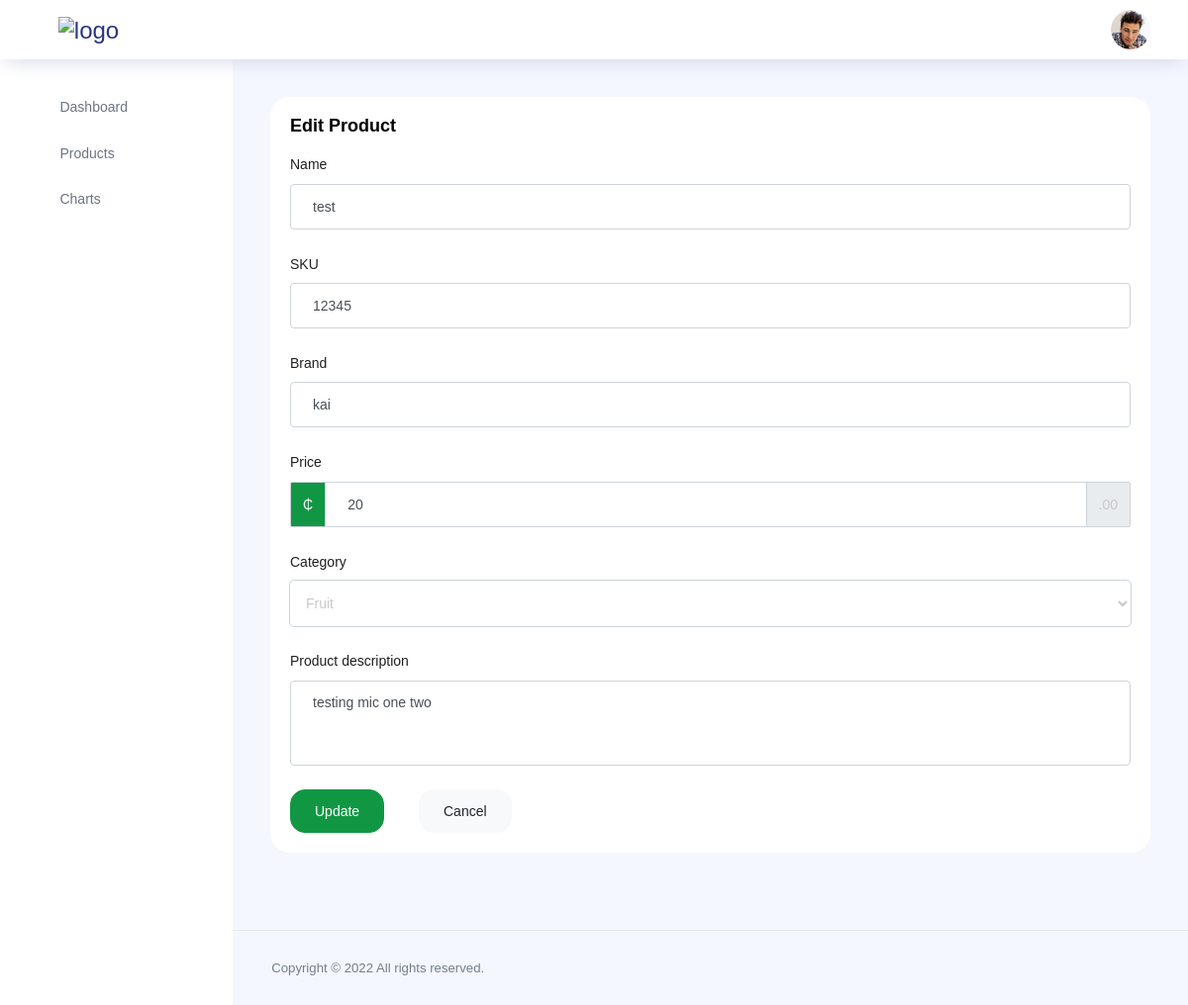
Before: /edit/2/ with the older database file.
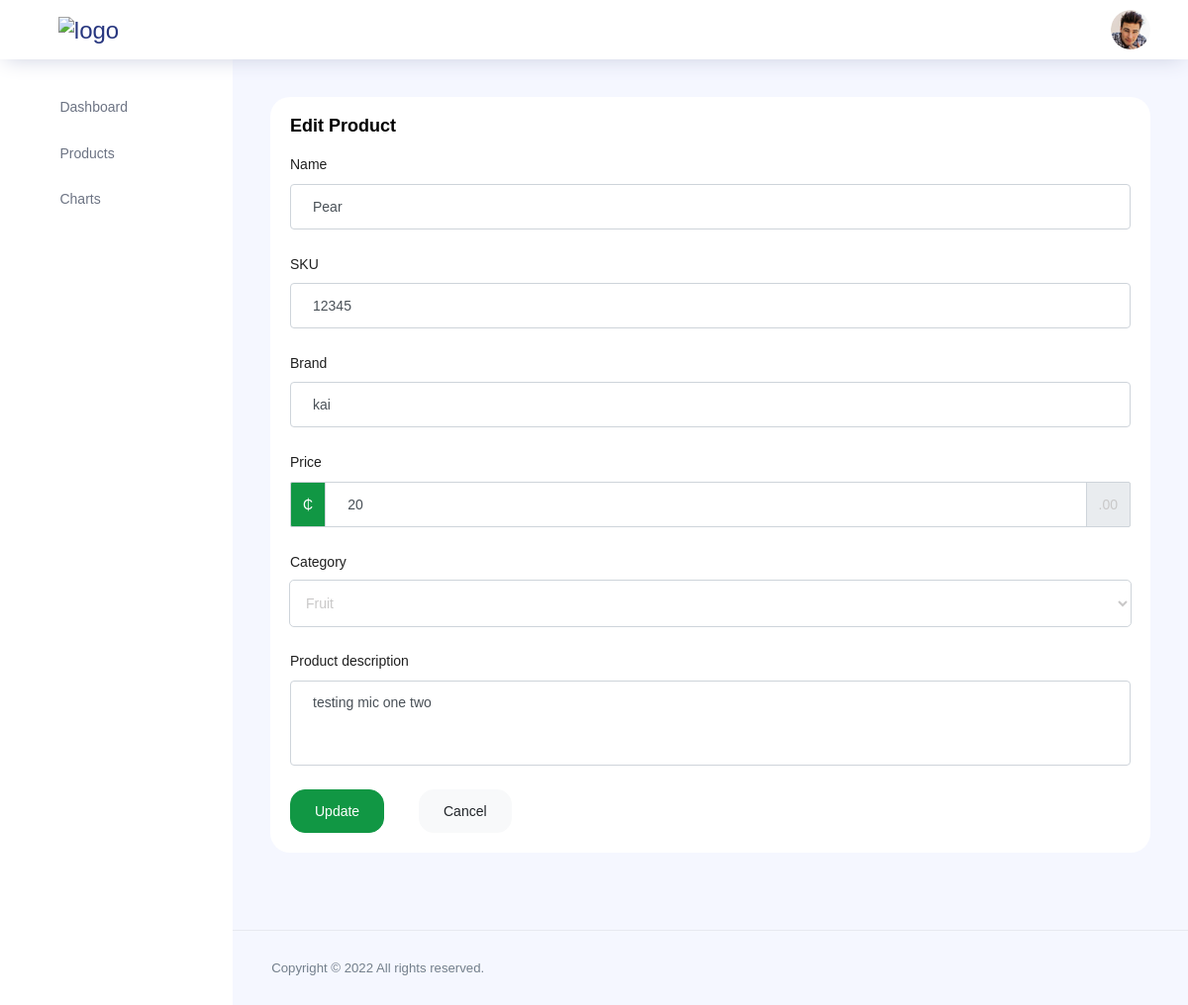
After: the same page with the newer database file.
### main/models.py (models this page shows, shortened)
class product(models.Model):
    title = models.CharField(null=True,blank=True,max_length=400)
    desc = models.CharField(null=True,blank=True,max_length=700)
    sku = models.CharField(null=True,blank=True,max_length=20)
    brand = models.CharField(null=True,blank=True,max_length=500)
    price = models.CharField(null=True,blank=True,max_length=20)
    image = models.ImageField(upload_to='product_images')
    cat = models.CharField(null=True,blank=True,max_length=20)
    seller = models.ForeignKey(AUTH_USER_MODEL,on_delete=models.CASCADE)
    score = models.IntegerField(null=True,blank=True,default=0)
    added_on = models.DateTimeField(auto_now_add=True)

### seller/views.py (the view, shortened to what this page needs)
# urls.py: path('edit/<int:pid>/',views.edit, name="edit")
def edit(request,pid):
    context={}
    allcat = categorie.objects.all()
    context["allcat"] = allcat
    theproduct = product.objects.get(id=pid)
    if theproduct is not None:
        context["pro"] = theproduct
    else:
        print("Did not get the product")
    return render(request,"editproduct.html",context)

### seller/templates/editproduct.html (shortened to what this page needs)
{% extends 'basetemp.html' %}
{% block content %}
      <div class="main-panel">
        <div class="content-wrapper">
          <div class="row">
            <div class="col-12 grid-margin stretch-card">
              <div class="card">
                <div class="card-body">
                  <h4 class="card-title">Edit Product</h4>
                  <form class="forms-sample" method="post" action="" enctype="multipart/form-data">
                    <div class="form-group">
                      <label for="exampleInputName1">Name</label>
                      <input type="text" class="form-control" id="exampleInputName1" name="title" value={{pro.title}}>
                    </div>
                    <div class="form-group">
                        <label for="exampleInputName2">SKU</label>
                        <input type="text" class="form-control" id="exampleInputName1" Value={{pro.sku}} name="sku">
                    </div>
                    <div class="form-group">
                        <label for="exampleInputName3">Brand</label>
                        <input type="text" class="form-control" id="exampleInputName1" value={{pro.brand}} name="brand">
                    </div>
                    <div class="form-group">
                        <label for="theprice">Price</label>
                        <div class="input-group">
                          <div class="input-group-prepend">
                            <span class="input-group-text bg-primary text-white">&#8373;</span>
                          </div>
                          <input type="number" class="form-control" id="theprice" value={{pro.price}} name="price">
                          <div class="input-group-append">
                            <span class="input-group-text">.00</span>
                          </div>
                        </div>
                      </div>
                    <div class="form-group">
                      <label for="exampleSelectGender">Category</label>
                        <select class="form-control" id="exampleSelectGender" name="cat" >
                            <option class="selected" value={{pro.cat}}>{{pro.cat}}</option>
                        </select>
                      </div>
                    <div class="form-group">
                      <label for="exampleTextarea1">Product description</label>
                      <textarea class="form-control" id="exampleTextarea1" rows="4" name="desc">{{pro.desc}}</textarea>
                    </div>
                    <button type="submit" class="btn btn-primary mr-2">Update</button>
                  </form>
                  <div style="position:absolute; bottom:0; left:0; margin-left:150px; margin-bottom:20px">
                  <a href="/products/"><button class="btn btn-light">Cancel</button></a>
                  </div>
                </div>
              </div>
            </div>
          </div>
        </div>
{% endblock %}

Changed rows visible on the page:
changed product "kai": title "test" → "Pear"
